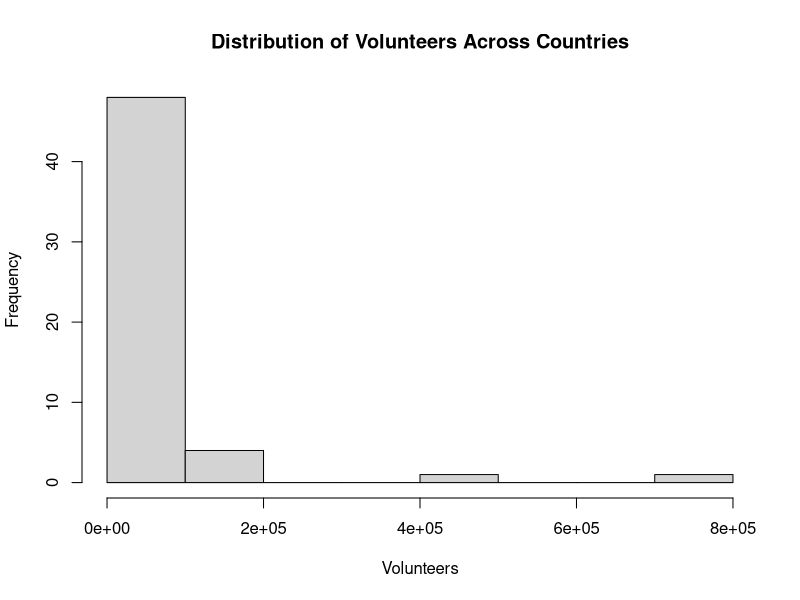
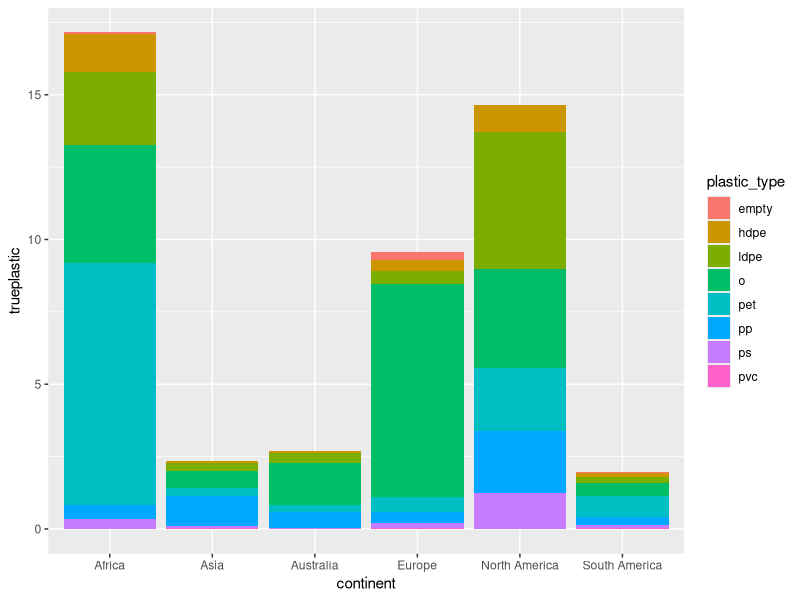

Recreate these plots in R, in order.
## ---- chunk 1
require("knitr")
#opts_knit$set(root.dir = ) #use this to set your working directory so knitr understands it. By default the working directory is the same folder as where this Rmd document is saved on your computer
## ---- chunk 2
countrytotal <- read.csv("countrytotals.csv")
library(ggplot2)

## ---- chunk 3

#hint order(datacolumn, decreasing=TRUE) will give you the ranking of the countries by the values in the data column
#you can use this to re-order the country data frame, ordering it from the country with the most trash picked up to the least

countrytotals_ordered <- countrytotal[order(countrytotal$total, decreasing = TRUE),]
##Nigeria, Philippines,Switzerland, India, Togo


## ---- chunk 4
hist(countrytotal$volunteers,
     main = "Distribution of Volunteers Across Countries",
     xlab = "Volunteers",
     ylab= "Frequency", 
     )

## ---- chunk 5
##total trash/volunteer
countrytotal$trueplastic <- countrytotal$total/countrytotal$volunteers

## ---- chunk 6
countrytotals_trueordered <- countrytotal[order(countrytotal$trueplastic, decreasing = TRUE),]
##Togo, El Salvador, Japan, Kuwait, Germany

## ---- chunk 7
continent_types <- read.csv("continenttypes.csv")


## ---- chunk 8
##ignore plastic type, do similiar to #4
continent_types$trueplastic <- continent_types$total/continent_types$events
## ---- chunk 9
##include plastic type,true plastic, continent
library(ggplot2)
ggplot(continent_types, aes(x=continent, y=trueplastic, fill=plastic_type))+geom_bar(position = "stack", stat="identity")
